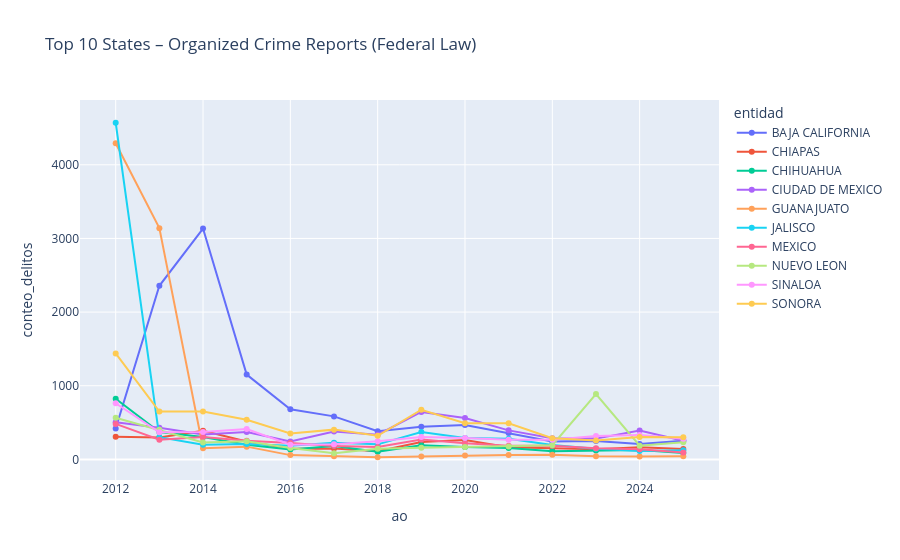

Notebook code cell kept with this figure:
### Code cell
# Create interactive plot

fig = px.line(
    df_top10_do,
    x='ao',
    y='conteo_delitos',
    color='entidad',
    markers=True,
    title='Top 10 States – Organized Crime Reports (Federal Law)'
)
fig.update_layout(hovermode='x unified')
fig.show()

### Figure 1 — Plotly figure (JSON) as saved in the notebook; plotly's stock layout.template omitted (floating-point values rounded to 4 significant figures)
{"data": [{"hovertemplate": "entidad=BAJA CALIFORNIA<br>ao=%{x}<br>conteo_delitos=%{y}<extra></extra>", "legendgroup": "BAJA CALIFORNIA", "line": {"color": "#636efa", "dash": "solid"}, "marker": {"symbol": "circle"}, "mode": "lines+markers", "name": "BAJA CALIFORNIA", "orientation": "v", "showlegend": true, "type": "scatter", "x": [2012, 2013, 2014, 2015, 2016, 2017, 2018, 2019, 2020, 2021, 2022, 2023, 2024, 2025], "xaxis": "x", "y": [419.0, 2357.0, 3134.0, 1151.0, 680.0, 584.0, 382.0, 442.0, 468.0, 359.0, 244.0, 249.0, 208.0, 254.0], "yaxis": "y"}, {"hovertemplate": "entidad=CHIAPAS<br>ao=%{x}<br>conteo_delitos=%{y}<extra></extra>", "legendgroup": "CHIAPAS", "line": {"color": "#EF553B", "dash": "solid"}, "marker": {"symbol": "circle"}, "mode": "lines+markers", "name": "CHIAPAS", "orientation": "v", "showlegend": true, "type": "scatter", "x": [2012, 2013, 2014, 2015, 2016, 2017, 2018, 2019, 2020, 2021, 2022, 2023, 2024, 2025], "xaxis": "x", "y": [308.0, 298.0, 388.0, 243.0, 146.0, 149.0, 110.0, 235.0, 263.0, 166.0, 151.0, 136.0, 165.0, 140.0], "yaxis": "y"}, {"hovertemplate": "entidad=CHIHUAHUA<br>ao=%{x}<br>conteo_delitos=%{y}<extra></extra>", "legendgroup": "CHIHUAHUA", "line": {"color": "#00cc96", "dash": "solid"}, "marker": {"symbol": "circle"}, "mode": "lines+markers", "name": "CHIHUAHUA", "orientation": "v", "showlegend": true, "type": "scatter", "x": [2012, 2013, 2014, 2015, 2016, 2017, 2018, 2019, 2020, 2021, 2022, 2023, 2024, 2025], "xaxis": "x", "y": [824.0, 371.0, 304.0, 199.0, 133.0, 182.0, 104.0, 191.0, 168.0, 153.0, 109.0, 122.0, 129.0, 87.0], "yaxis": "y"}, {"hovertemplate": "entidad=CIUDAD DE MEXICO<br>ao=%{x}<br>conteo_delitos=%{y}<extra></extra>", "legendgroup": "CIUDAD DE MEXICO", "line": {"color": "#ab63fa", "dash": "solid"}, "marker": {"symbol": "circle"}, "mode": "lines+markers", "name": "CIUDAD DE MEXICO", "orientation": "v", "showlegend": true, "type": "scatter", "x": [2012, 2013, 2014, 2015, 2016, 2017, 2018, 2019, 2020, 2021, 2022, 2023, 2024, 2025], "xaxis": "x", "y": [504.0, 431.0, 337.0, 371.0, 242.0, 377.0, 335.0, 644.0, 562.0, 394.0, 288.0, 282.0, 391.0, 252.0], "yaxis": "y"}, {"hovertemplate": "entidad=GUANAJUATO<br>ao=%{x}<br>conteo_delitos=%{y}<extra></extra>", "legendgroup": "GUANAJUATO", "line": {"color": "#FFA15A", "dash": "solid"}, "marker": {"symbol": "circle"}, "mode": "lines+markers", "name": "GUANAJUATO", "orientation": "v", "showlegend": true, "type": "scatter", "x": [2012, 2013, 2014, 2015, 2016, 2017, 2018, 2019, 2020, 2021, 2022, 2023, 2024, 2025], "xaxis": "x", "y": [4292.0, 3140.0, 152.0, 173.0, 58.0, 42.0, 29.0, 40.0, 53.0, 61.0, 63.0, 43.0, 39.0, 41.0], "yaxis": "y"}, {"hovertemplate": "entidad=JALISCO<br>ao=%{x}<br>conteo_delitos=%{y}<extra></extra>", "legendgroup": "JALISCO", "line": {"color": "#19d3f3", "dash": "solid"}, "marker": {"symbol": "circle"}, "mode": "lines+markers", "name": "JALISCO", "orientation": "v", "showlegend": true, "type": "scatter", "x": [2012, 2013, 2014, 2015, 2016, 2017, 2018, 2019, 2020, 2021, 2022, 2023, 2024, 2025], "xaxis": "x", "y": [4571.0, 302.0, 199.0, 210.0, 185.0, 227.0, 204.0, 372.0, 289.0, 279.0, 194.0, 143.0, 115.0, 125.0], "yaxis": "y"}, {"hovertemplate": "entidad=MEXICO<br>ao=%{x}<br>conteo_delitos=%{y}<extra></extra>", "legendgroup": "MEXICO", "line": {"color": "#FF6692", "dash": "solid"}, "marker": {"symbol": "circle"}, "mode": "lines+markers", "name": "MEXICO", "orientation": "v", "showlegend": true, "type": "scatter", "x": [2012, 2013, 2014, 2015, 2016, 2017, 2018, 2019, 2020, 2021, 2022, 2023, 2024, 2025], "xaxis": "x", "y": [482.0, 267.0, 304.0, 254.0, 221.0, 182.0, 167.0, 271.0, 220.0, 185.0, 185.0, 151.0, 136.0, 93.0], "yaxis": "y"}, {"hovertemplate": "entidad=NUEVO LEON<br>ao=%{x}<br>conteo_delitos=%{y}<extra></extra>", "legendgroup": "NUEVO LEON", "line": {"color": "#B6E880", "dash": "solid"}, "marker": {"symbol": "circle"}, "mode": "lines+markers", "name": "NUEVO LEON", "orientation": "v", "showlegend": true, "type": "scatter", "x": [2012, 2013, 2014, 2015, 2016, 2017, 2018, 2019, 2020, 2021, 2022, 2023, 2024, 2025], "xaxis": "x", "y": [565.0, 401.0, 230.0, 247.0, 154.0, 85.0, 144.0, 159.0, 167.0, 176.0, 192.0, 888.0, 186.0, 232.0], "yaxis": "y"}, {"hovertemplate": "entidad=SINALOA<br>ao=%{x}<br>conteo_delitos=%{y}<extra></extra>", "legendgroup": "SINALOA", "line": {"color": "#FF97FF", "dash": "solid"}, "marker": {"symbol": "circle"}, "mode": "lines+markers", "name": "SINALOA", "orientation": "v", "showlegend": true, "type": "scatter", "x": [2012, 2013, 2014, 2015, 2016, 2017, 2018, 2019, 2020, 2021, 2022, 2023, 2024, 2025], "xaxis": "x", "y": [762.0, 369.0, 371.0, 411.0, 200.0, 207.0, 246.0, 305.0, 291.0, 265.0, 266.0, 316.0, 332.0, 281.0], "yaxis": "y"}, {"hovertemplate": "entidad=SONORA<br>ao=%{x}<br>conteo_delitos=%{y}<extra></extra>", "legendgroup": "SONORA", "line": {"color": "#FECB52", "dash": "solid"}, "marker": {"symbol": "circle"}, "mode": "lines+markers", "name": "SONORA", "orientation": "v", "showlegend": true, "type": "scatter", "x": [2012, 2013, 2014, 2015, 2016, 2017, 2018, 2019, 2020, 2021, 2022, 2023, 2024, 2025], "xaxis": "x", "y": [1439.0, 650.0, 650.0, 539.0, 353.0, 404.0, 321.0, 674.0, 491.0, 490.0, 287.0, 255.0, 304.0, 300.0], "yaxis": "y"}], "layout": {"hovermode": "x unified", "legend": {"title": {"text": "entidad"}, "tracegroupgap": 0}, "title": {"text": "Top 10 States – Organized Crime Reports (Federal Law)"}, "xaxis": {"anchor": "y", "domain": [0, 1], "title": {"text": "ao"}}, "yaxis": {"anchor": "x", "domain": [0, 1], "title": {"text": "conteo_delitos"}}}}
